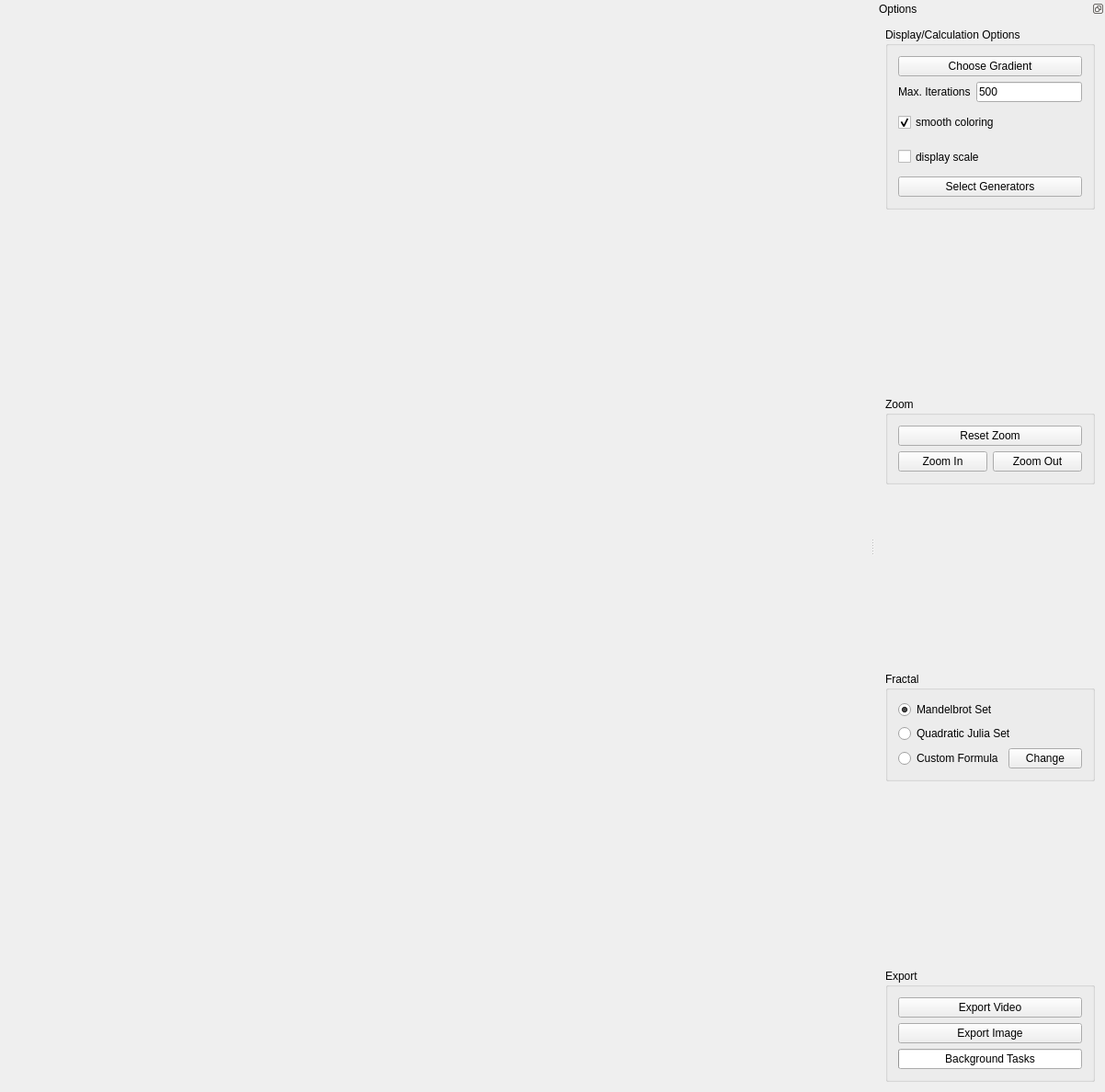
<?xml version="1.0" encoding="UTF-8"?>
<ui version="4.0">
 <class>AlmondClass</class>
 <widget class="QMainWindow" name="AlmondClass">
  <property name="enabled">
   <bool>true</bool>
  </property>
  <property name="geometry">
   <rect>
    <x>0</x>
    <y>0</y>
    <width>1202</width>
    <height>1188</height>
   </rect>
  </property>
  <property name="windowTitle">
   <string>Almond</string>
  </property>
  <widget class="QWidget" name="centralWidget">
   <layout class="QHBoxLayout" name="horizontalLayout">
    <item>
     <layout class="QVBoxLayout" name="mainContainer"/>
    </item>
   </layout>
  </widget>
  <widget class="QDockWidget" name="dockWidget_2">
   <property name="floating">
    <bool>false</bool>
   </property>
   <property name="features">
    <set>QDockWidget::DockWidgetFloatable|QDockWidget::DockWidgetMovable</set>
   </property>
   <property name="allowedAreas">
    <set>Qt::LeftDockWidgetArea|Qt::RightDockWidgetArea</set>
   </property>
   <property name="windowTitle">
    <string>Options</string>
   </property>
   <attribute name="dockWidgetArea">
    <number>2</number>
   </attribute>
   <widget class="QWidget" name="dockWidgetContents_2">
    <layout class="QHBoxLayout" name="horizontalLayout_4">
     <item>
      <layout class="QVBoxLayout" name="verticalLayout_right">
       <item>
        <widget class="QGroupBox" name="groupBox_3">
         <property name="title">
          <string>Display/Calculation Options</string>
         </property>
         <layout class="QVBoxLayout" name="verticalLayout_3">
          <item>
           <layout class="QFormLayout" name="formLayout">
            <item row="1" column="0">
             <widget class="QLabel" name="label">
              <property name="text">
               <string>Max. Iterations</string>
              </property>
             </widget>
            </item>
            <item row="2" column="0" colspan="2">
             <widget class="QCheckBox" name="smooth">
              <property name="sizePolicy">
               <sizepolicy hsizetype="Minimum" vsizetype="Expanding">
                <horstretch>0</horstretch>
                <verstretch>0</verstretch>
               </sizepolicy>
              </property>
              <property name="text">
               <string>smooth coloring</string>
              </property>
              <property name="checked">
               <bool>true</bool>
              </property>
             </widget>
            </item>
            <item row="3" column="0" colspan="2">
             <widget class="QCheckBox" name="displayInfo">
              <property name="sizePolicy">
               <sizepolicy hsizetype="Minimum" vsizetype="Expanding">
                <horstretch>0</horstretch>
                <verstretch>0</verstretch>
               </sizepolicy>
              </property>
              <property name="text">
               <string>display scale</string>
              </property>
             </widget>
            </item>
            <item row="4" column="0" colspan="2">
             <widget class="QPushButton" name="chooseGenerator">
              <property name="text">
               <string>Select Generators</string>
              </property>
             </widget>
            </item>
            <item row="1" column="1">
             <widget class="QLineEdit" name="maxIterations">
              <property name="minimumSize">
               <size>
                <width>70</width>
                <height>0</height>
               </size>
              </property>
              <property name="text">
               <string>500</string>
              </property>
              <property name="maxLength">
               <number>32</number>
              </property>
             </widget>
            </item>
            <item row="0" column="0" colspan="2">
             <widget class="QPushButton" name="chooseGradient">
              <property name="sizePolicy">
               <sizepolicy hsizetype="Minimum" vsizetype="Fixed">
                <horstretch>0</horstretch>
                <verstretch>0</verstretch>
               </sizepolicy>
              </property>
              <property name="text">
               <string>Choose Gradient</string>
              </property>
             </widget>
            </item>
           </layout>
          </item>
         </layout>
        </widget>
       </item>
       <item>
        <spacer name="verticalSpacer_3">
         <property name="orientation">
          <enum>Qt::Vertical</enum>
         </property>
         <property name="sizeHint" stdset="0">
          <size>
           <width>13</width>
           <height>13</height>
          </size>
         </property>
        </spacer>
       </item>
       <item>
        <layout class="QGridLayout" name="gridLayout">
         <item row="0" column="0">
          <widget class="QGroupBox" name="groupBox_2">
           <property name="title">
            <string>Zoom</string>
           </property>
           <layout class="QGridLayout" name="gridLayout_2">
            <item row="1" column="0">
             <widget class="QPushButton" name="zoom_in">
              <property name="text">
               <string>Zoom In</string>
              </property>
             </widget>
            </item>
            <item row="1" column="1">
             <widget class="QPushButton" name="zoom_out">
              <property name="text">
               <string>Zoom Out</string>
              </property>
             </widget>
            </item>
            <item row="0" column="0" colspan="2">
             <widget class="QPushButton" name="resetZoom">
              <property name="text">
               <string>Reset Zoom</string>
              </property>
             </widget>
            </item>
           </layout>
          </widget>
         </item>
        </layout>
       </item>
       <item>
        <spacer name="verticalSpacer_2">
         <property name="orientation">
          <enum>Qt::Vertical</enum>
         </property>
         <property name="sizeHint" stdset="0">
          <size>
           <width>13</width>
           <height>13</height>
          </size>
         </property>
        </spacer>
       </item>
       <item>
        <widget class="QGroupBox" name="groupBox">
         <property name="title">
          <string>Fractal</string>
         </property>
         <layout class="QVBoxLayout" name="verticalLayout">
          <item>
           <widget class="QRadioButton" name="wMandel">
            <property name="text">
             <string>Mandelbrot Set</string>
            </property>
            <property name="checked">
             <bool>true</bool>
            </property>
           </widget>
          </item>
          <item>
           <widget class="QRadioButton" name="radioButton">
            <property name="text">
             <string>Quadratic Julia Set</string>
            </property>
           </widget>
          </item>
          <item>
           <layout class="QHBoxLayout" name="horizontalLayout_2">
            <item>
             <widget class="QRadioButton" name="radioButton_2">
              <property name="text">
               <string>Custom Formula</string>
              </property>
             </widget>
            </item>
            <item>
             <widget class="QPushButton" name="createCustom">
              <property name="text">
               <string>Change</string>
              </property>
             </widget>
            </item>
           </layout>
          </item>
         </layout>
        </widget>
       </item>
       <item>
        <spacer name="verticalSpacer">
         <property name="orientation">
          <enum>Qt::Vertical</enum>
         </property>
         <property name="sizeHint" stdset="0">
          <size>
           <width>13</width>
           <height>13</height>
          </size>
         </property>
        </spacer>
       </item>
       <item>
        <widget class="QGroupBox" name="export_box">
         <property name="title">
          <string>Export</string>
         </property>
         <layout class="QVBoxLayout" name="verticalLayout_2">
          <item>
           <widget class="QPushButton" name="exportVideo">
            <property name="text">
             <string>Export Video</string>
            </property>
           </widget>
          </item>
          <item>
           <widget class="QPushButton" name="exportImage">
            <property name="text">
             <string>Export Image</string>
            </property>
           </widget>
          </item>
          <item>
           <widget class="QProgressBar" name="backgroundProgress">
            <property name="enabled">
             <bool>true</bool>
            </property>
            <property name="sizePolicy">
             <sizepolicy hsizetype="Expanding" vsizetype="Preferred">
              <horstretch>0</horstretch>
              <verstretch>0</verstretch>
             </sizepolicy>
            </property>
            <property name="maximum">
             <number>1</number>
            </property>
            <property name="value">
             <number>0</number>
            </property>
            <property name="alignment">
             <set>Qt::AlignCenter</set>
            </property>
            <property name="format">
             <string>Background Tasks</string>
            </property>
           </widget>
          </item>
         </layout>
        </widget>
       </item>
      </layout>
     </item>
    </layout>
   </widget>
  </widget>
  <action name="actionExit">
   <property name="text">
    <string>Exit</string>
   </property>
  </action>
 </widget>
 <layoutdefault spacing="6" margin="11"/>
 <resources/>
 <connections/>
</ui>
